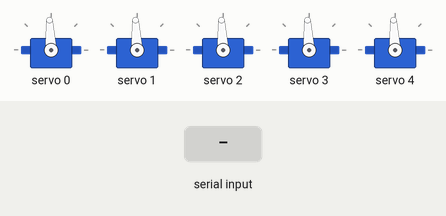
Recording of a sketch running on a simulated Arduino Uno, built with avr-gcc and run on an emulated ATmega328P. Parts: 5 × servo. Inputs (shaded band) come from the test bench.

Above: at 1.2 s.
1.3 s: "T,45\n" received over Serial
At 1.9 s:
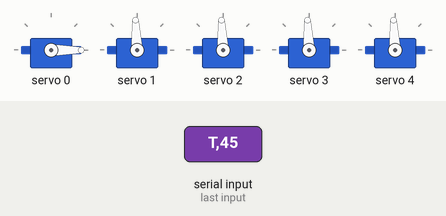
2.8 s: "S,45\n" received over Serial
At 4.0 s:
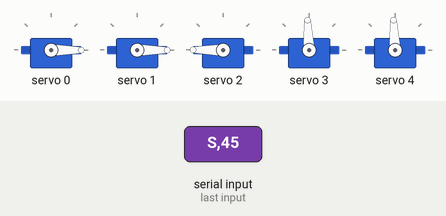
4.3 s: "T90\n" received over Serial
At 5.3 s:
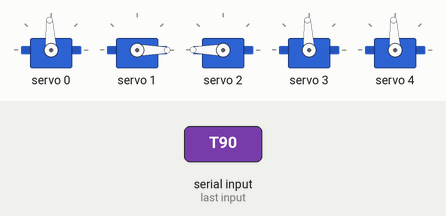
5.8 s: "E,45\n" received over Serial
At 6.5 s:
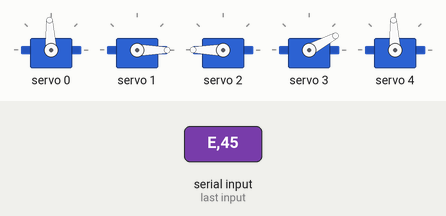
7.3 s: "S90\n" received over Serial
At 7.6 s:
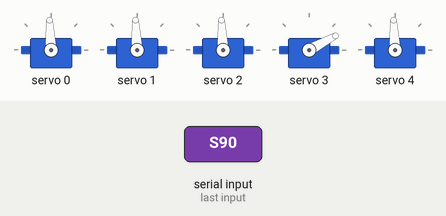
8.8 s: "G90\n" received over Serial
At 10.0 s:
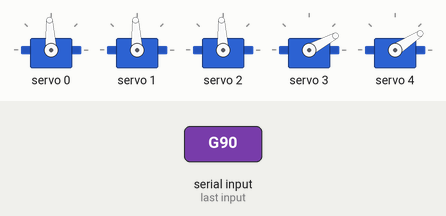
Timing chart, 0 to 11.3 s (numbered marks = the images above; inputs shaded):
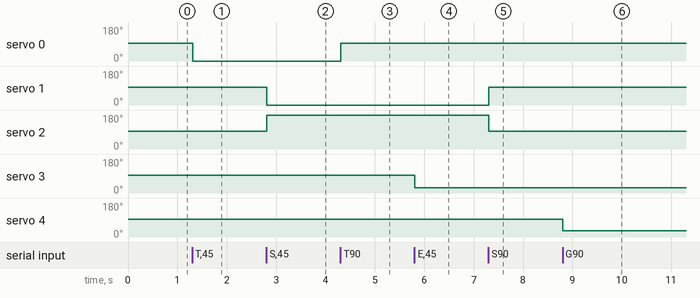

The sketch:

arm_serial_control.ino
```cpp
// Listens for serial commands from the control page and drives the
// arm accordingly. Enforces the calibrated limits from the servo
// limits table so the web UI can't send anything unsafe.
//
// Command format (one per line, newline-terminated):
//   T<angle>   e.g. T90   -> turret
//   S<angle>   e.g. S120  -> shoulder pair (mirrored)
//   E<angle>   e.g. E100  -> elbow
//   G1 / G0    -> claw open / close

#include <Wire.h>
#include <Adafruit_PWMServoDriver.h>

Adafruit_PWMServoDriver pca = Adafruit_PWMServoDriver(); // default I2C addr 0x40

#define SERVO_MIN 102
#define SERVO_MAX 512

const int CH_TURRET     = 0;
const int CH_SHOULDER_L = 1;
const int CH_SHOULDER_R = 2;
const int CH_ELBOW      = 3;
const int CH_GRIPPER    = 4;

// ---- Calibrated limits (from the servo limits table) ----
const int TURRET_MIN   = 0,  TURRET_MAX   = 180;
const int SHOULDER_MIN = 0,  SHOULDER_MAX = 180;
const int ELBOW_MIN    = 30, ELBOW_MAX    = 175;
const int CLAW_OPEN    = 90, CLAW_CLOSE   = 35;

String inputBuffer = "";

int angleToTicks(int angle) {
  angle = constrain(angle, 0, 180);
  return map(angle, 0, 180, SERVO_MIN, SERVO_MAX);
}

void writeTurret(int angle) {
  angle = constrain(angle, TURRET_MIN, TURRET_MAX);
  pca.setPWM(CH_TURRET, 0, angleToTicks(angle));
}

void writeShoulder(int angle) {
  angle = constrain(angle, SHOULDER_MIN, SHOULDER_MAX);
  pca.setPWM(CH_SHOULDER_L, 0, angleToTicks(angle));
  pca.setPWM(CH_SHOULDER_R, 0, angleToTicks(180 - angle)); // mirrored
}

void writeElbow(int angle) {
  angle = constrain(angle, ELBOW_MIN, ELBOW_MAX);
  pca.setPWM(CH_ELBOW, 0, angleToTicks(angle));
}

void writeClaw(bool open) {
  int angle = open ? CLAW_OPEN : CLAW_CLOSE;
  pca.setPWM(CH_GRIPPER, 0, angleToTicks(angle));
}

void setup() {
  Serial.begin(9600);
  pca.begin();
  pca.setPWMFreq(50);

  // safe starting pose
  writeTurret(90);
  writeShoulder(90);
  writeElbow(90);
  writeClaw(true);
}

void loop() {
  while (Serial.available()) {
    char c = Serial.read();
    if (c == '\n') {
      processCommand(inputBuffer);
      inputBuffer = "";
    } else if (c != '\r') {
      inputBuffer += c;
    }
  }
}

void processCommand(String cmd) {
  cmd.trim();
  if (cmd.length() < 2) return;

  char type = cmd.charAt(0);
  String valueStr = cmd.substring(1);

  if (type == 'T') {
    writeTurret(valueStr.toInt());
  } else if (type == 'S') {
    writeShoulder(valueStr.toInt());
  } else if (type == 'E') {
    writeElbow(valueStr.toInt());
  } else if (type == 'G') {
    writeClaw(valueStr.toInt() == 1);
  } else if (type == 'M') {
    // combined move: M<turret>,<shoulder>,<elbow> -- applies all three in one
    // command so simultaneous jog inputs always land together atomically
    // instead of racing as separate lines.
    int firstComma = valueStr.indexOf(',');
    int secondComma = valueStr.indexOf(',', firstComma + 1);
    if (firstComma > 0 && secondComma > firstComma) {
      int t = valueStr.substring(0, firstComma).toInt();
      int s = valueStr.substring(firstComma + 1, secondComma).toInt();
      int e = valueStr.substring(secondComma + 1).toInt();
      writeTurret(t);
      writeShoulder(s);
      writeElbow(e);
    }
  }
}
```

Measured:
- after the input at 1.3 s, servo 0: 93° → 0° at once
- after the input at 2.8 s, servo 1: 93° → 0° at once; servo 2: 93° → 180° at once
- after the input at 4.3 s, servo 0: 0° → 93° at once
- after the input at 5.8 s, servo 3: 93° → 28° at once
- after the input at 7.3 s, servo 1: 0° → 93° at once; servo 2: 180° → 93° at once
- after the input at 8.8 s, servo 4: 93° → 33° at once
